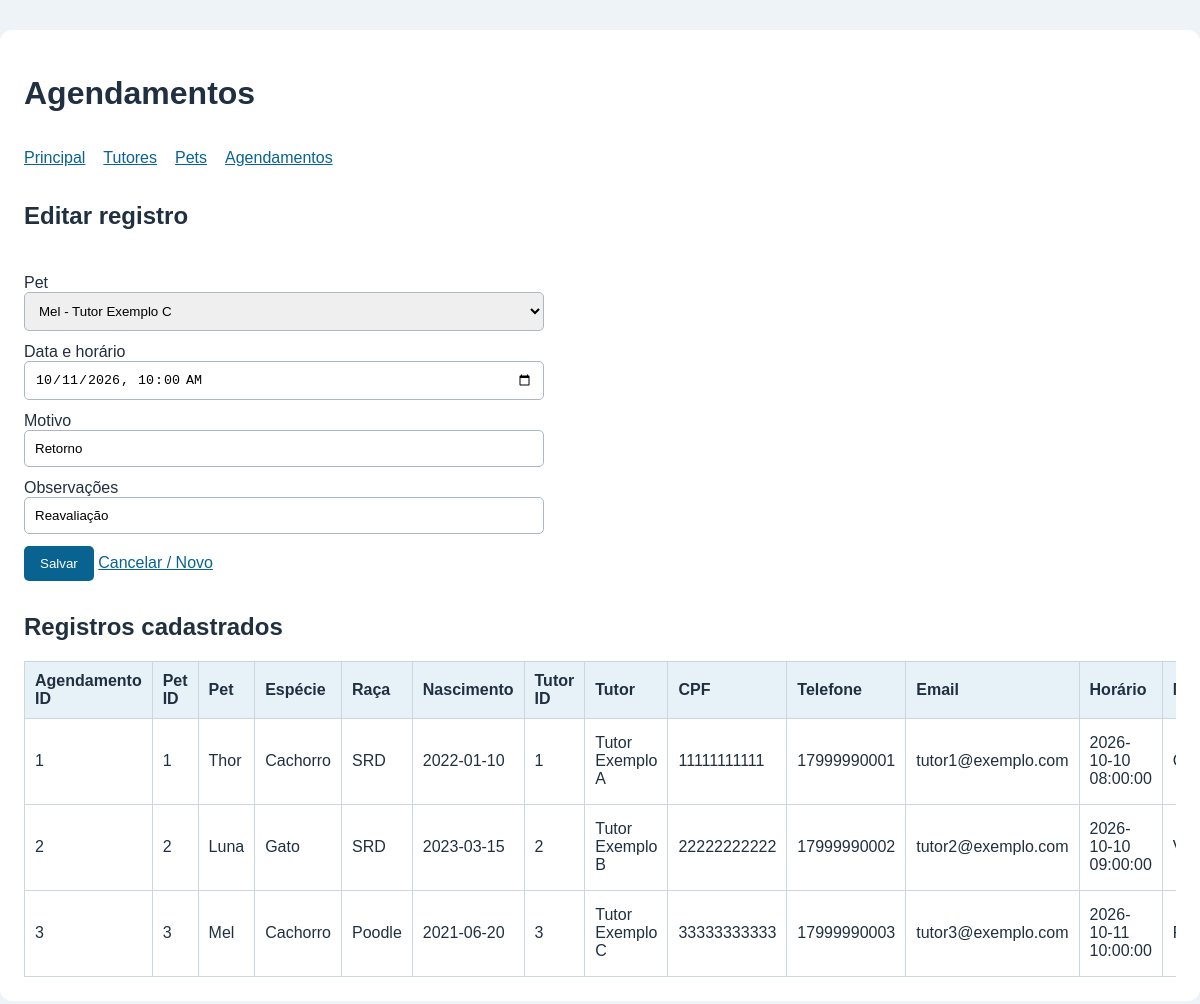
The app's page /agendamentos.php?editar=3 (signed in) with its own data.
### tables this page shows
CREATE TABLE agendamentos (
id INT AUTO_INCREMENT PRIMARY KEY,
pet_id INT NOT NULL,
data_hora DATETIME NOT NULL,
motivo VARCHAR(255) NOT NULL,
observacoes TEXT NOT NULL,
CONSTRAINT fk_agendamento_pet FOREIGN KEY (pet_id)
REFERENCES pets(id) ON DELETE RESTRICT ON UPDATE CASCADE
);

CREATE TABLE pets (
id INT AUTO_INCREMENT PRIMARY KEY,
nome VARCHAR(100) NOT NULL,
especie VARCHAR(50) NOT NULL,
raca VARCHAR(80) NOT NULL,
data_nascimento DATE NOT NULL,
tutor_id INT NOT NULL,
CONSTRAINT fk_pet_tutor FOREIGN KEY (tutor_id)
REFERENCES tutores(id) ON DELETE RESTRICT ON UPDATE CASCADE
);

CREATE TABLE tutores (
id INT AUTO_INCREMENT PRIMARY KEY,
nome VARCHAR(120) NOT NULL,
cpf_criptografado TEXT NOT NULL,
telefone VARCHAR(20) NOT NULL,
email VARCHAR(120) NOT NULL
);

### agendamentos.php (the view, shortened to what this page needs)
<?php
require_once 'conexao.php';
$id = 0;
$pet_id = '';
$data_hora = '';
$motivo = '';
$observacoes = '';
if (isset($_GET['editar']) && $_SERVER['REQUEST_METHOD'] !== 'POST') {
    $id = intval($_GET['editar']);
    $stmt = $conn->prepare('SELECT * FROM agendamentos WHERE id = ?');
    $stmt->bind_param('i', $id);
    $stmt->execute();
    $registro = $stmt->get_result()->fetch_assoc();
    if (!$registro) {
        $id = 0;
        $erro = 'Registro não encontrado.';
    } else {
        $pet_id = $registro['pet_id'];
        $data_hora = substr(str_replace(' ', 'T', $registro['data_hora']), 0, 16);
        $motivo = $registro['motivo'];
        $observacoes = $registro['observacoes'];
    }
}
$opcoes = $conn->query('SELECT p.id, p.nome, t.nome AS tutor FROM pets p INNER JOIN tutores t ON t.id =
p.tutor_id ORDER BY p.nome');
$listagem = $conn->query('SELECT a.*, p.nome AS pet, p.especie, p.raca,
p.data_nascimento, p.tutor_id, t.nome AS tutor, t.cpf_criptografado,
t.telefone, t.email FROM agendamentos a
INNER JOIN pets p ON p.id = a.pet_id
INNER JOIN tutores t ON t.id = p.tutor_id ORDER BY a.data_hora ASC, a.id ASC');
?>
<h2><?= $id ? 'Editar registro' : 'Novo registro' ?></h2>
<form method="post">
    <label>Pet<select name="pet_id" required>
            <?php while ($o = $opcoes->fetch_assoc()): ?>
                <option value="<?= e($o['id']) ?>" <?= (int)$pet_id === (int)$o['id'] ? 'selected' : '' ?>><?=
                                                                                                            e($o['nome'] . ' - ' . $o['tutor']) ?></option>
            <?php endwhile; ?>
        </select></label>
    <label>Data e horário<input type="datetime-local" name="data_hora" value="<?= e($data_hora) ?>"
            required></label>
    <label>Motivo<input type="text" name="motivo" value="<?= e($motivo) ?>" maxlength="255"
            required></label>
    <label>Observações<input type="text" name="observacoes" value="<?= e($observacoes) ?>"
            maxlength="2000"></label>
    <button name="acao" value="salvar">Salvar</button> <a href="agendamentos.php">Cancelar / Novo</a>
</form>
<h2>Registros cadastrados</h2>
<div class="rolagem">
    <table>
        <thead>
            <tr>
                <th>Agendamento ID</th>
                <th>Pet ID</th>
                <th>Pet</th>
                <th>Espécie</th>
                <th>Raça</th>
                <th>Nascimento</th>
                <th>Tutor ID</th>
                <th>Tutor</th>
                <th>CPF</th>
                <th>Telefone</th>
                <th>Email</th>
                <th>Horário</th>
                <th>Motivo</th>
            </tr>
        </thead>
        <tbody>
            <?php while ($r = $listagem->fetch_assoc()): ?><tr>
                    <td><?= e($r['id']) ?></td>
                    <td><?= e($r['pet_id']) ?></td>
                    <td><?= e($r['pet']) ?></td>
                    <td><?= e($r['especie']) ?></td>
                    <td><?= e($r['raca']) ?></td>
                    <td><?= e($r['data_nascimento']) ?></td>
                    <td><?= e($r['tutor_id']) ?></td>
                    <td><?= e($r['tutor']) ?></td>
                    <td><?= e(descriptografar($r['cpf_criptografado'])) ?></td>
                    <td><?= e($r['telefone']) ?></td>
                    <td><?= e($r['email']) ?></td>
                    <td><?= e($r['data_hora']) ?></td>
                    <td><?= e($r['motivo']) ?></td>
                </tr>
            <?php endwhile; ?></tbody>
    </table>
</div>

### style.css (style rules this page uses)
* { box-sizing: border-box; }
body { margin: 0; background: #eef3f7; color: #203040; font-family: Arial, sans-serif; }
a { color: #086391; }
form { padding: 12px 0; }
label { display: block; margin: 12px 0; }
input, select { display: block; width: 100%; max-width: 520px; padding: 10px; border: 1px solid #aab8c4; border-radius: 5px; }
button { padding: 10px 16px; background: #086391; color: white; border: 0; border-radius: 5px; cursor: pointer; }
.rolagem { overflow-x: auto; }
table { border-collapse: collapse; width: 100%; }
th, td { padding: 10px; text-align: left; border: 1px solid #ccd6df; }
th { background: #e6f1f8; }

### records on screen
agendamentos: pet_id "Mel - Tutor Exemplo C", data_hora "10/11/2026 10:00", motivo "Retorno", observacoes "Reavaliação", id "3", pet "3", pet.nome "Mel", pet.especie "Cachorro", pet.raca "Poodle", pet.data_nascimento "2021-06-20", pet.tutor_id "3", tutores.nome "Tutor Exemplo C", tutores.cpf_criptografado "33333333333", tutores.telefone "17999990003", tutores.email "tutor3@exemplo.com", data_hora "2026-10-11 10:00:00"
agendamentos: id "1", pet "1", pet.nome "Thor", pet.especie "Cachorro", pet.raca "SRD", pet.data_nascimento "2022-01-10", pet.tutor_id "1", tutores.nome "Tutor Exemplo A", tutores.cpf_criptografado "11111111111", tutores.telefone "17999990001", tutores.email "tutor1@exemplo.com", data_hora "2026-10-10 08:00:00"
agendamentos: id "2", pet "2", pet.nome "Luna", pet.especie "Gato", pet.raca "SRD", pet.data_nascimento "2023-03-15", pet.tutor_id "2", tutores.nome "Tutor Exemplo B", tutores.cpf_criptografado "22222222222", tutores.telefone "17999990002", tutores.email "tutor2@exemplo.com", data_hora "2026-10-10 09:00:00"

### other values on screen
$titulo "Agendamentos"
